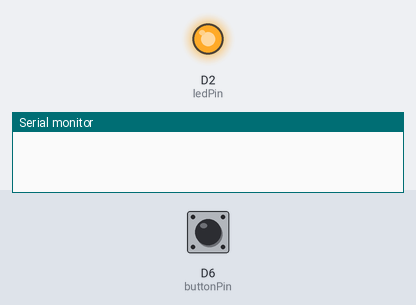
The sketch below on a simulated ESP8266 (NodeMCU). On the bench: output pins drawn as LEDs (lit = HIGH), the last lines printed to the serial monitor. Inputs (shaded band) come from the test bench; at power-on: D6 (buttonPin) LOW.

Above: at 1.2 s.
1.3 s: D6 (buttonPin) pulled HIGH for 0.15 s
At 2.7 s:
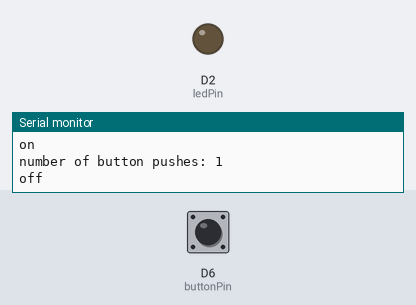
Timing chart, 0 to 4.3 s (numbered marks = the images above; inputs shaded):
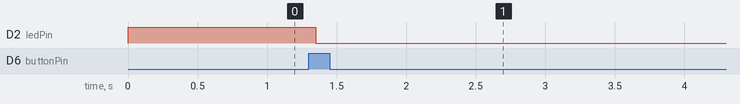

Measured:
- after the input at 1.3 s, D2 (ledPin): HIGH → LOW after 0.05 s

The sketch:

StateChangeDetection_ET_Board.ino
```cpp
/******************************************************************************************
 * FileName     : StateChangeDetection_ET_Board.ino
 * Description  : 버튼의 상태변화 횟수 확인하기
 * Hardware     : ETBoard(이티보드, ESP32 등록 공식 Arduino Board)
 * Author       : 한국공학기술연구원(KETRI)
 * Created Date : 2022.04.21
 * Reference    :
 * Modified     : 2022.04.21 : LEH : 헤더 수정, 소스 크린징
******************************************************************************************/

const int  buttonPin = D6;                       // 빨강 버튼 : D6
const int ledPin = D2;                           // 빨강 LED : D2

int buttonPushCounter = 0;                       // 버튼 누르는 수
int buttonState = 0;                             // 버튼의 현재 상태
int lastButtonState = 0;                         // 버튼의 마지막 상태

void setup() {
  pinMode(buttonPin, INPUT);                     // 빨강 버튼 입력모드 설정
  pinMode(ledPin, OUTPUT);                       // 빨강 LED 출력모드 설정
  Serial.begin(115200);
}

void loop() {
  buttonState = digitalRead(buttonPin);          // 버튼 상태 값 읽기

  if(buttonState != lastButtonState) {          // 현재 버튼상태가 마지막 상태 아니라면
    if(buttonState == HIGH) {                   // 버튼상태가 HIGH이면
      buttonPushCounter++;                       // 버튼 누른 수 증가
      Serial.println("on");                      // 'on' 출력
      Serial.print("number of button pushes: "); // 'number of button pushes: ' 출력
      Serial.println(buttonPushCounter);         // 버튼 누른수 출력
    } else{                                     // 버튼상태가 HIGH가 아니라면

      Serial.println("off");                     // 'off' 출력
    }

    delay(50);                                   // 0.05초 기다리기
  }
  lastButtonState = buttonState;                 // 현재 버튼상태를 마지막상태에 저장

  if(buttonPushCounter % 4 == 0) {              // 버튼 누른 수가 4의 배수라면
    digitalWrite(ledPin, HIGH);                  // LED 켜기
  } else{                                       // 아니면
    digitalWrite(ledPin, LOW);                   // LED 끄기
  }

}

//==========================================================================================
//
// (주)한국공학기술연구원 http://et.ketri.re.kr
//
//==========================================================================================
```
